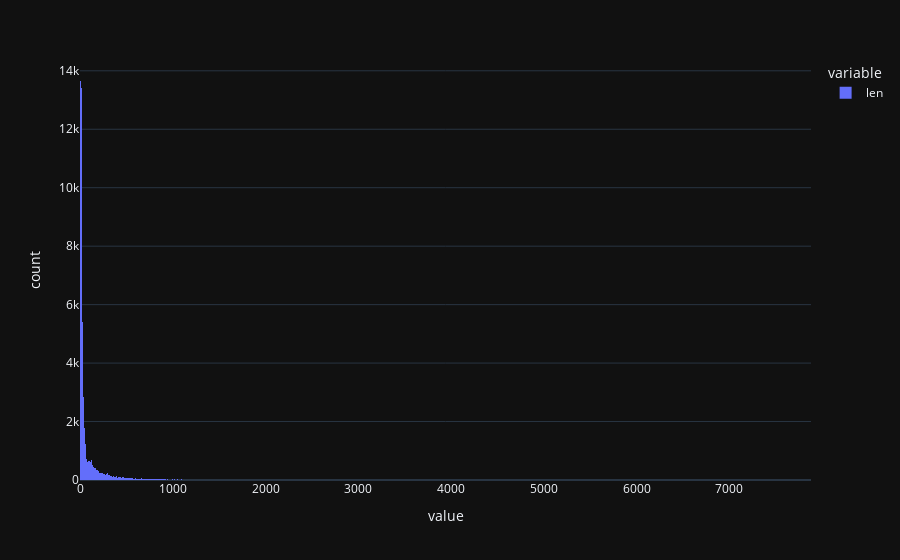

The notebook cell this image was saved under:
### Code cell
df['len']=df['original_text'].apply(lambda x : len(x.split(' ')))
px.histogram(df['len'],template='plotly_dark')

### Figure 1 — Plotly figure (JSON) as saved in the notebook; plotly's stock layout.template omitted (floating-point values rounded to 4 significant figures; data arrays with more than 128 entries replaced by an {"elided": "..."} marker saying what was removed)
{"data": [{"alignmentgroup": "True", "bingroup": "x", "hovertemplate": "variable=len<br>value=%{x}<br>count=%{y}<extra></extra>", "legendgroup": "len", "marker": {"color": "#636efa", "pattern": {"shape": ""}}, "name": "len", "offsetgroup": "len", "orientation": "v", "showlegend": true, "type": "histogram", "x": {"elided": "53187 int values"}, "xaxis": "x", "yaxis": "y"}], "layout": {"barmode": "relative", "legend": {"title": {"text": "variable"}, "tracegroupgap": 0}, "margin": {"t": 60}, "xaxis": {"anchor": "y", "domain": [0, 1], "title": {"text": "value"}}, "yaxis": {"anchor": "x", "domain": [0, 1], "title": {"text": "count"}}}}
